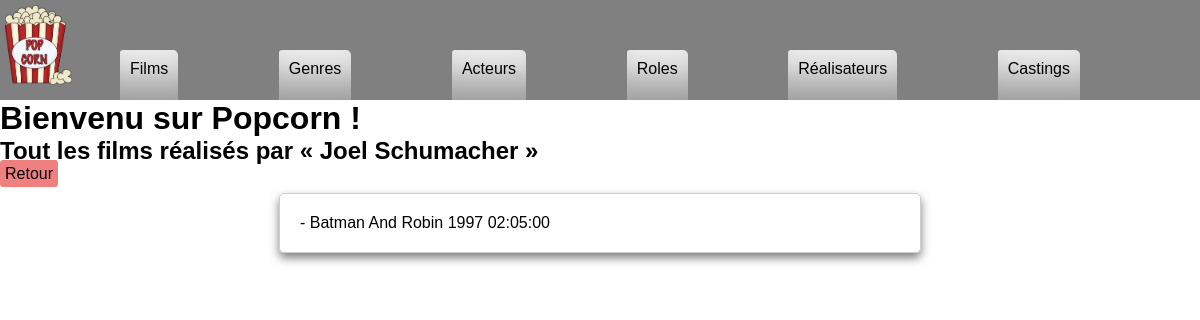
The page /index.php?action=detailsDirector&id=2 on the database its author committed.
### tables this page shows
CREATE TABLE IF NOT EXISTS `movie` (
  `id_movie` int NOT NULL AUTO_INCREMENT,
  `movie_name` varchar(50) DEFAULT NULL,
  `release_year` year DEFAULT NULL,
  `movie_length` time DEFAULT NULL,
  `synopsis` longtext,
  `url_img` longtext,
  `genre_id` int DEFAULT NULL,
  `director_id` int DEFAULT NULL,
  `note` int DEFAULT NULL,
  PRIMARY KEY (`id_movie`),
  KEY `FK1_movie_genre` (`genre_id`),
  KEY `FK2_movie_director` (`director_id`),
  CONSTRAINT `FK1_movie_genre` FOREIGN KEY (`genre_id`) REFERENCES `genre` (`id_genre`),
  CONSTRAINT `FK2_movie_director` FOREIGN KEY (`director_id`) REFERENCES `director` (`id_director`)
);

CREATE TABLE IF NOT EXISTS `director` (
  `id_director` int NOT NULL AUTO_INCREMENT,
  `firstname` varchar(50) DEFAULT NULL,
  `lastname` varchar(50) DEFAULT NULL,
  `sexe` varchar(10) DEFAULT NULL,
  `birthdate` date DEFAULT NULL,
  PRIMARY KEY (`id_director`)
);

### controller/CinemaController.php (called while the page is built, shortened)
<?php
class CinemaController
{
	public function detailsDirector($id_director)
	{
		$pdo = Connect::connectToDb();
		$request = $pdo->prepare("
			SELECT DISTINCT d.id_director, d.firstname, d.lastname, movie_name, m.id_movie, m.release_year, m.movie_length
			FROM director d
			INNER JOIN movie m ON m.director_id = d.id_director
			INNER JOIN casting c ON c.movie_id = m.id_movie
			WHERE d.id_director = :id_director
		");
		$request->execute(["id_director" => $id_director]);
		require "view/detailsdirector.php";
	}
}

### view/detailsDirector.php (the view, shortened to what this page needs)
<a href="index.php?action=listDirectors" class="button">Retour</a>
	<div class="movie-card-list">
		<?php
			if($request->rowCount()>0){
				foreach($request->fetchAll() as $director){ ?>
					<div class="movie-card-detail-simple-list">
				<span> - <?= $director["movie_name"]." ". $director["release_year"]." ".$director["movie_length"] ?> </span>
				</div>
			<?php }}
			else{ ?>
				<span class="error">Ce réalisateur n'as pas encore réalisé de film (AH).</span>
			<?php
			} ?>
</div>
<?php
$secondary_title = 'Tout les films réalisés par « '.ucfirst($director["firstname"])." ".ucfirst($director["lastname"])." »";
$content = ob_get_clean();
require "view/template.php";

### view/template.php (shortened to what this page needs)
<!DOCTYPE html>
<html lang="en">
<head>
    <link rel="stylesheet" href="style.css">
</head>
<body>
    <header>
        <nav>
            <a href="http://localhost/sebastien_pothee/cinema_project/index.php">
                <img src="public/img/kisspng-popcorn-caramel-corn-free-content-cinema-clip-art-how-to-draw-popcorn-5a848b58bd54c0.6191740315186358647755.png" alt="logo de votre entreprise">
            </a>
            <ul>
                <li><a href="index.php?action=listMovies">Films</a></li>
                <li><a href="index.php?action=listGenres">Genres</a></li>
                <li><a href="index.php?action=listActors">Acteurs</a></li>
                <li><a href="index.php?action=listRoles">Roles</a></li>
                <li><a href="index.php?action=listDirectors">Réalisateurs</a></li>
                <li><a href="index.php?action=listCastings">Castings</a></li>
            </ul>
        </nav>
        <div>
            <main>
                <div>
                    <h1>Bienvenu sur Popcorn !</h1>
                    <h2><?= $secondary_title ?></h2>
                    <?= $content ?>
                </div>
            </main>
        </div>
</body>
</html>

### style.css (style rules this page uses)
* { margin: 0; padding: 0; color: black; font-family: "Poppins", sans-serif; }
:root { --main-color: gray; --light-gray: rgb(238, 238, 238); }
nav { position: relative; display: flex; flex-direction: row; justify-content: space-around; background-color: var(--main-color); height: 100px; }
nav > a { position: absolute; left: 0; display: flex; justify-content: space-between; }
nav img { height: 80px; padding: 5px; }
nav ul { padding: 50px 0px 0px 0px; display: flex; flex-direction: row; justify-content: space-between; width: 80%; }
nav ul li { background-color: var(--light-gray); padding: 10px; box-shadow: rgba(0, 0, 0, 0.35) 0px -50px 36px -28px inset; border-radius: 3px 5px 0px 0px; list-style: none; }
a { text-decoration: none; }
.movie-card-list { display: flex; flex-direction: column; align-items: center; }
.button { background-color: lightcoral; border-radius: 3px; padding: 5px; }
.movie-card-detail-simple-list { width: 100%; max-width: 600px; margin: 10px; padding: 20px; border: 1px solid #ccc; border-radius: 5px; box-shadow: 0 2px 5px rgba(0, 0, 0, 0.3); transition: box-shadow 0.3s ease; }
.movie-card-detail-simple-list { box-shadow: 0 5px 10px rgba(0, 0, 0, 0.5); }

### rows shown on the page
movie: director.lastname "Tout les films réalisés par « Joel Schumacher »", movie_name "Batman And Robin", release_year "1997", movie_length "02:05:00"
